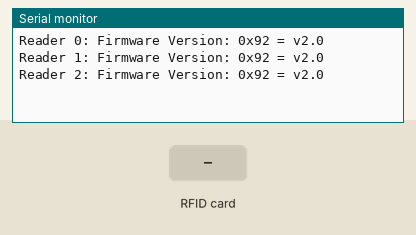
The sketch below on a simulated Arduino Uno, built with avr-gcc and run on an emulated ATmega328P. On the bench: the last lines printed to the serial monitor. Inputs (shaded band) come from the test bench.

Above: at 1.3 s.
1.4 s: RFID card A4 78 49 85 held to the reader
At 2.2 s:
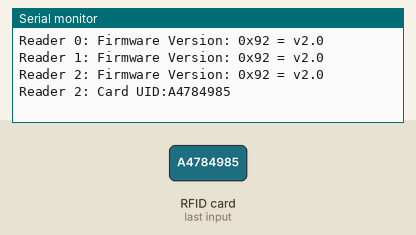
2.9 s: RFID card BF 1D D9 02 held to the reader
At 3.6 s:
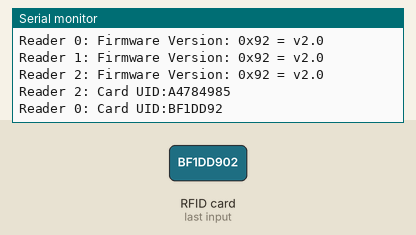
4.4 s: RFID card FC 43 6C CD held to the reader
At 5.0 s:
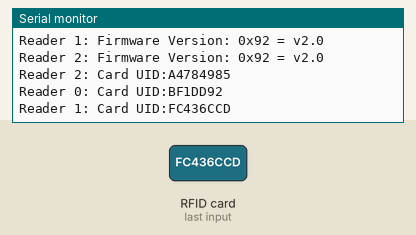
5.9 s: RFID card 5E 7A 19 C4 held to the reader
At 6.6 s:
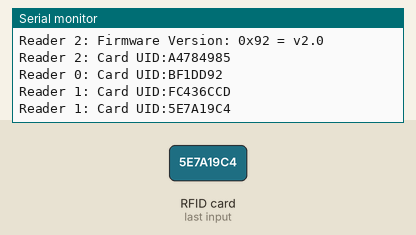

The sketch:

sketch_oct31a.ino
```cpp
/*
   Pin layout used:
   --------------------------------------
               MFRC522      Arduino
               Reader/PCD   Uno/101
   Signal      Pin          Pin
   -------------------------------------
   ------------Shared Pins--------------
   RST/Reset   RST          9
   SPI MOSI    MOSI         11 / ICSP-4
   SPI MISO    MISO         12 / ICSP-1
   SPI SCK     SCK          13 / ICSP-3
  ------------Unshared Pins-------------
   SS_1        SDA          10
   SS_2        SDA          8
   SS_3        SDA          7

*/

//Libraries:
#include <SPI.h>
#include <MFRC522.h>

// PIN Numbers : RESET + SDAs
#define RST_PIN         9
#define SS_1_PIN        10
#define SS_2_PIN        8
#define SS_3_PIN        7

#define PIN_PIEZO         3

#define NR_OF_READERS   3

byte ssPins[] = {SS_1_PIN, SS_2_PIN, SS_3_PIN};

static String UIDs[] = {"A4784985", "BF1DD902", "FC436CCD"}; // our tags' UIDs
String reading;
// Create an MFRC522 instance :
MFRC522 mfrc522[NR_OF_READERS];

/**
   Initialize.
*/
void setup() {

  Serial.begin(9600);           // Initialize serial communications with the PC
  while (!Serial);              // Do nothing if no serial port is opened (added for Arduinos based on ATMEGA32U4)

  SPI.begin();                  // Init SPI bus

  /* looking for MFRC522 readers */
  for (uint8_t reader = 0; reader < NR_OF_READERS; reader++) {
    mfrc522[reader].PCD_Init(ssPins[reader], RST_PIN);
    Serial.print(F("Reader "));
    Serial.print(reader);
    Serial.print(F(": "));
    mfrc522[reader].PCD_DumpVersionToSerial();
    mfrc522[reader].PCD_SetAntennaGain(mfrc522[reader].RxGain_max);
  }
}

/*
   Main loop.
*/

void loop() {

  for (uint8_t reader = 0; reader < NR_OF_READERS; reader++) {

    // Looking for new cards
    if (mfrc522[reader].PICC_IsNewCardPresent() && mfrc522[reader].PICC_ReadCardSerial()) {
      Serial.print(F("Reader "));
      Serial.print(reader);

      // Show some details of the PICC (that is: the tag/card)
      Serial.print(F(": Card UID:"));
      dump_byte_array(mfrc522[reader].uid.uidByte, mfrc522[reader].uid.size); //UID sent to dump_byte_array
      Serial.println();

      mfrc522[reader].PICC_HaltA();
      // Stop encryption on PCD
      mfrc522[reader].PCD_StopCrypto1();
    }
  }
}

/**
   Helper routine to dump a byte array as hex values to Serial.
*/
void dump_byte_array(byte * buffer, byte bufferSize) { // prints hex UID
  for (byte i = 0; i < bufferSize; i++) {
    reading =
    Serial.print(buffer[i], HEX);
  }
}

void playBuzzer(){

}
```

Measured:
- after the input at 1.4 s, the serial monitor: prints a new line at once (image 1)
- after the input at 2.9 s, the serial monitor: prints a new line at once (image 2)
- after the input at 4.4 s, the serial monitor: prints a new line at once (image 3)
- after the input at 5.9 s, the serial monitor: prints a new line at once (image 4)
